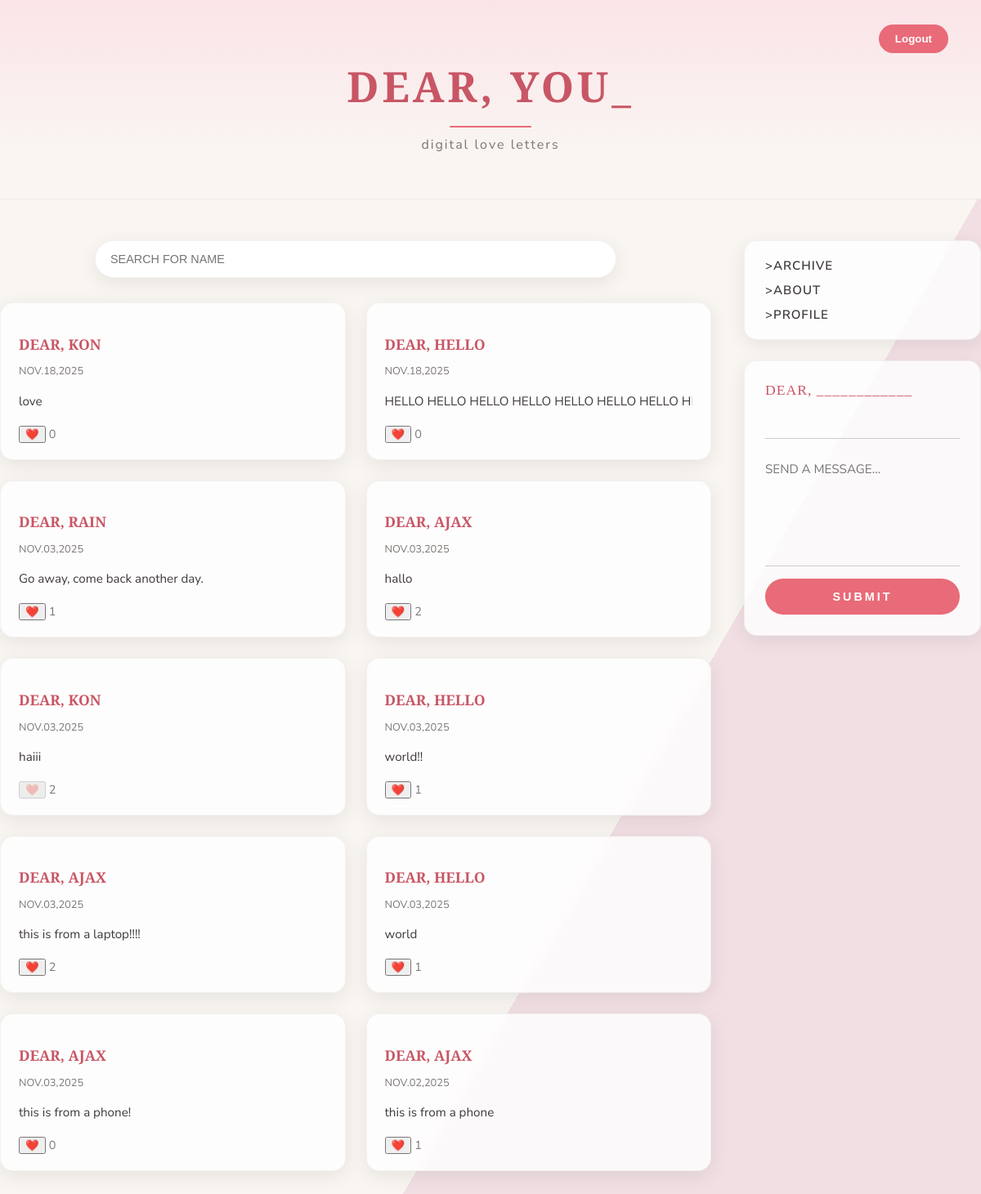
/logged (signed in), run on the app's committed database.
### app.py (models this page shows)
class Letter(db.Model):
    id = db.Column(db.Integer, primary_key=True)
    recipient = db.Column(db.String(200), nullable=False)
    message = db.Column(db.Text, nullable=False)
    created = db.Column(db.DateTime, default=datetime.utcnow)
    hearts = db.Column(db.Integer, default=0)
    user_id = db.Column(db.Integer, db.ForeignKey('user.id'))

### app.py (the view, shortened to what this page needs)
@app.route('/logged', methods=['GET', 'POST'])
def logged():
    if 'user_id' not in session:
        return redirect(url_for('index'))
    search = request.args.get('search', '').strip().lower()
    if search:
        letters = Letter.query.filter(Letter.recipient.ilike(f'%{search}%')).order_by(Letter.created.desc()).all()
    else:
        letters = Letter.query.order_by(Letter.created.desc()).all()
    user_reactions = {r.letter_id for r in Reaction.query.filter_by(user_id=session['user_id']).all()}
    return render_template(
        'logged.html',
        letters=letters,
        search=search,
        email=session['email'],
        user_reactions=user_reactions
    )

### templates/logged.html (shortened to what this page needs)
<!DOCTYPE html>
<html lang="en">
<head>
<link rel="stylesheet" href="{{ url_for('static', filename='style.css') }}">
</head>
<body>
<header>
    <h1>DEAR, YOU_</h1>
    <div class="line"></div>
    <p class="subtext">digital love letters</p>
    <div class="auth-buttons">
        <form action="{{ url_for('logout') }}" method="GET">
            <button type="submit">Logout</button>
        </form>
    </div>
</header>
<div class="main-container">
    <div class="left-panel">
        <form method="GET" class="search-bar">
            <input type="text" name="search" placeholder="SEARCH FOR NAME" value="{{ search }}">
        </form>
       <div class="letters-grid">
            {% for letter in letters %}
                <div class="letter-card">
            <a href="{{ url_for('display_letter', letter_id=letter.id) }}" class="letter-card-link">
                    <p class="letter-title">DEAR, {{ letter.recipient|upper }}</p>
                    <p class="letter-date">{{ letter.created.strftime('%b.%d,%Y')|upper }}</p>
                    <p class="letter-message">{{ letter.message }}</p>
            </a>
                    <form action="/react/{{ letter.id }}" method="POST">
                        {% if letter.id in user_reactions %}
                        <button type="button" disabled>❤️</button>
                        {% else %} <button type="submit">❤️</button>
                        {% endif %}
                        <span class="heart-count">{{ letter.hearts }}</span>
                    </form>
                </div>
            {% endfor %}
        </div>
    </div>
    <div class="right-panel">
        <nav class="side-nav">
            <a href="{{ url_for('archive') }}">>ARCHIVE</a>
            <a href="{{ url_for('about') }}">>ABOUT</a>
            <a href="{{ url_for('profile') }}">>PROFILE</a>
        </nav>
        <form method="POST" class="form-box">
            <label for="recipient">DEAR, ____________</label>
            <input type="text" id="recipient" name="recipient" required>
            <textarea name="message" placeholder="SEND A MESSAGE..." required></textarea>
            <button class="submit-btn" type="submit">SUBMIT</button>
        </form>
    </div>
</div>
</body>
</html>

### static/style.css (style rules this page uses)
:root { --bg-light: #f9f6f2; --bg-accent: #f1dfe3; --text-main: #3e3a39; --text-sub: #7a7674; --white: #ffffff; --shadow: 0 6px 24px rgba(0, 0, 0, 0.08); --accent: #e96a78; --accent-dark: #c85665; --card: rgba(255, 255, 255, 0.8); --border: rgba(0, 0, 0, 0.05); --radius: 16px; }
body { margin: 0; font-family: 'Nunito Sans', sans-serif; color: var(--text-main); background: linear-gradient(120deg, var(--bg-light) 65%, var(--bg-accent) 35%); background-attachment: fixed; display: flex; flex-direction: column; align-items: center; min-height: 100vh; }
header { width: 100%; text-align: center; padding: 70px 20px 40px; background: linear-gradient(180deg, #fbe4e8, #f9f6f2 80%); box-shadow: inset 0 -1px 0 rgba(0, 0, 0, 0.05); }
header h1 { font-family: 'Playfair Display', serif; color: var(--accent-dark); font-size: 3.2rem; letter-spacing: 4px; margin: 0; }
.subtext { font-size: 1rem; color: var(--text-sub); margin-top: 10px; letter-spacing: 2px; }
.line { width: 100px; height: 2px; background-color: var(--accent); margin: 14px auto 0; border-radius: 10px; }
.auth-buttons { position: absolute; top: 30px; right: 40px; display: flex; gap: 15px; }
.auth-buttons button { background: var(--accent); color: var(--white); border: none; padding: 10px 20px; border-radius: 50px; cursor: pointer; font-weight: 700; transition: all 0.3s ease; }
.main-container { display: flex; gap: 40px; max-width: 1200px; width: 100%; padding: 50px 30px; flex-wrap: wrap; justify-content: center; }
.left-panel { flex: 3; min-width: 320px; }
.search-bar { margin-bottom: 30px; text-align: center; }
.search-bar input { width: 90%; max-width: 600px; padding: 14px 18px; border: 1px solid var(--border); border-radius: 50px; font-size: 0.9rem; background: var(--white); box-shadow: var(--shadow); color: var(--text-main); outline: none; transition: all 0.2s ease; }
.letters-grid { display: grid; grid-template-columns: repeat(auto-fill, minmax(280px, 1fr)); gap: 25px; }
.letter-card { background: var(--card); backdrop-filter: blur(8px); border-radius: var(--radius); padding: 20px 22px; box-shadow: var(--shadow); border: 1px solid var(--border); transition: transform 0.25s ease, box-shadow 0.25s ease; }
.letter-title { font-family: 'Playfair Display', serif; font-size: 1.1rem; font-weight: 700; color: var(--accent-dark); margin-bottom: 5px; }
.letter-date { font-size: 0.8rem; color: var(--text-sub); margin-bottom: 12px; }
.letter-message { font-size: 0.95rem; line-height: 1.7; color: var(--text-main); word-wrap: break-word; }
.heart-count { font-size: 0.9rem; color: var(--text-sub); }
.letter-title, .letter-message { white-space: nowrap; overflow: hidden; text-overflow: ellipsis; }
.letter-message { display: -webkit-box; -webkit-line-clamp: 3; -webkit-box-orient: vertical; overflow: hidden; text-overflow: ellipsis; }
.letter-card-link { text-decoration: none; color: inherit; display: block; }
.right-panel { flex: 1; min-width: 280px; display: flex; flex-direction: column; gap: 25px; }
.side-nav { display: flex; flex-direction: column; gap: 10px; background: var(--card); padding: 20px 25px; border-radius: var(--radius); box-shadow: var(--shadow); border: 1px solid var(--border); }
.side-nav a { text-decoration: none; color: var(--text-main); font-weight: 600; letter-spacing: 1px; transition: color 0.2s ease; font-size: 15px; }
.form-box { background: var(--card); border-radius: var(--radius); box-shadow: var(--shadow); border: 1px solid var(--border); padding: 25px; display: flex; flex-direction: column; }
.form-box label { font-family: 'Playfair Display', serif; font-size: 1.1rem; color: var(--accent-dark); margin-bottom: 8px; letter-spacing: 1px; }
.form-box input, .form-box textarea { border: none; border-bottom: 1px solid #ccc; background: transparent; outline: none; padding: 10px 0; font-size: 0.95rem; color: var(--text-main); font-family: 'Nunito Sans', sans-serif; margin-bottom: 15px; }
.form-box textarea { resize: none; height: 120px; line-height: 1.6; }
.submit-btn { background: var(--accent); color: var(--white); border: none; padding: 14px; font-size: 0.9rem; letter-spacing: 3px; border-radius: 50px; cursor: pointer; font-weight: 700; transition: all 0.3s ease; }

### data on the page
Letter: recipient "KON", created "NOV.18,2025", message "love", hearts "0"
Letter: recipient "HELLO", created "NOV.18,2025", message "HELLO HELLO HELLO HELLO HELLO HELLO HELLO…", hearts "0"
Letter: recipient "RAIN", created "NOV.03,2025", message "Go away, come back another day.", hearts "1"
Letter: recipient "AJAX", created "NOV.03,2025", message "hallo", hearts "2"
Letter: recipient "KON", created "NOV.03,2025", message "haiii", hearts "2"
Letter: recipient "HELLO", created "NOV.03,2025", message "world!!", hearts "1"
Letter: recipient "AJAX", created "NOV.03,2025", message "this is from a laptop!!!!", hearts "2"
Letter: recipient "HELLO", created "NOV.03,2025", message "world", hearts "1"
Letter: recipient "AJAX", created "NOV.03,2025", message "this is from a phone!", hearts "0"
Letter: recipient "AJAX", created "NOV.02,2025", message "this is from a phone", hearts "1"
